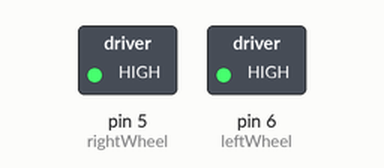
This sketch was run on a simulated Arduino Uno, built with avr-gcc and run on an emulated ATmega328P. On the bench: switched loads named in the sketch (green lamp = pin HIGH). Dashed ring = blinking.

Above: at 0.5 s.
Timing chart, 0 to 4.6 s (numbered marks = the images above):
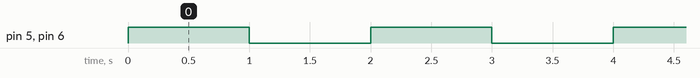

The sketch:

prog1.ino
```cpp
int rightWheel = 5;
int leftWheel = 6;

void setup() {
  pinMode(leftWheel, OUTPUT);
  pinMode(rightWheel, OUTPUT);
}

void loop() {
  digitalWrite(leftWheel, HIGH);
  digitalWrite(rightWheel, HIGH);
  delay(1000);
  digitalWrite(leftWheel, LOW);
  digitalWrite(rightWheel, LOW);
  delay(1000);
}
```

Measured:
- by itself, pin 5 (rightWheel), pin 6 (leftWheel): alternates HIGH for 1.0 s and LOW for 1.0 s
